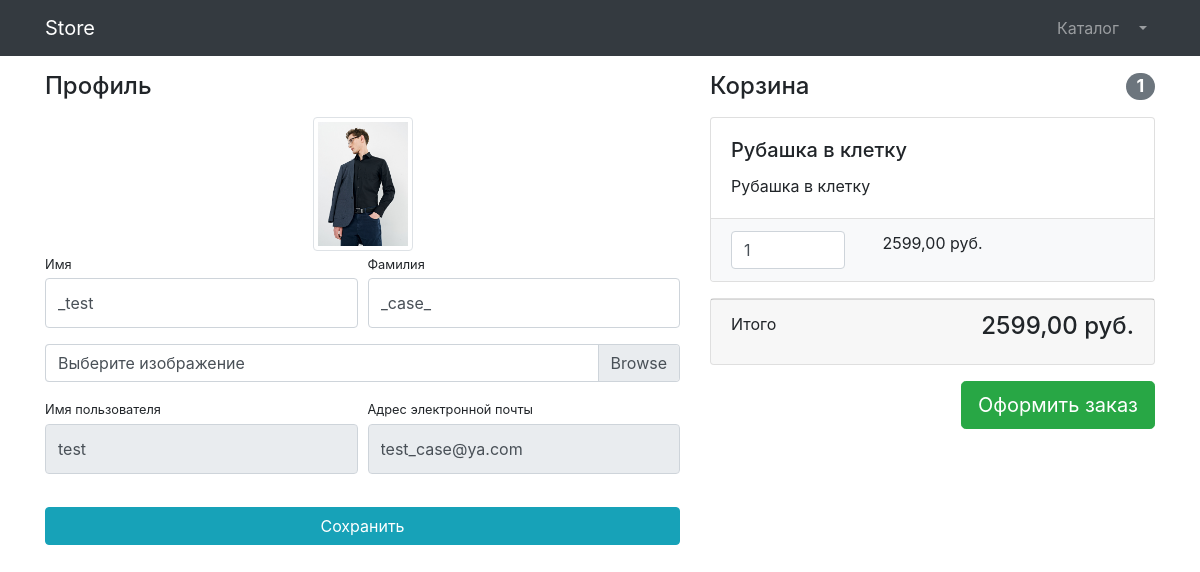
The app's page /users/profile/25/ (signed in) with its own data.
### users/models.py (models this page shows)
class User(AbstractUser):
    images = models.ImageField(upload_to='users', verbose_name='Фотография пользователя')
    is_verified_email = models.BooleanField(default=False)  # Подтверждение почты
    class Meta:
        verbose_name = 'Пользователь'
        verbose_name_plural = 'Пользователи'

### products/models.py (models this page shows, shortened)
class Basket(models.Model):
    user = models.ForeignKey(User, on_delete=models.CASCADE)
    product = models.ForeignKey(Product, on_delete=models.CASCADE)
    quantity = models.PositiveSmallIntegerField(default=0)
    create_at = models.DateTimeField(auto_now_add=True)
    objects = BasketQuerySet.as_manager()
    def product_sum(self):
        return self.quantity * self.product.price

class Product(models.Model):
    name = models.CharField(verbose_name='Название', max_length=255, unique=True)
    description = models.TextField(verbose_name='Описание')
    price = models.DecimalField(verbose_name='Цена', max_digits=15, decimal_places=2)
    quantity = models.PositiveIntegerField(verbose_name='Количество', default=0)
    image = models.ImageField(verbose_name='Изображение', upload_to='product')
    category = models.ForeignKey(ProductCategory, on_delete=models.PROTECT, verbose_name='Категория')
    class Meta:
        verbose_name = 'Товар'
        verbose_name_plural = 'Товары'

### users/views.py (the view, shortened to what this page needs)
# urls.py: path('profile/<int:pk>/', login_required(ProfileUpdateView.as_view()), name='profile'),
class ProfileUpdateView(generic.UpdateView):
    model = User
    form_class = UserProfileForm
    template_name = 'users/profile.html'

### users/forms.py
class UserProfileForm(UserChangeForm):
    class Meta:
        model = User
        fields = ['first_name', 'last_name', 'images', 'username', 'email']
    first_name = forms.CharField(widget=forms.TextInput(
        attrs={'class': 'form-control py-4'}
    ))
    last_name = forms.CharField(widget=forms.TextInput(
        attrs={'class': 'form-control py-4'}
    ))
    images = forms.ImageField(widget=forms.FileInput(attrs={'class': 'custom-file-label'}))
    username = forms.CharField(widget=forms.TextInput(
        attrs={'class': 'form-control py-4', 'readonly': True}
    ))
    email = forms.CharField(widget=forms.EmailInput(
        attrs={'class': 'form-control py-4', 'readonly': True}
    ))

### products/context_processors.py (called while the page is built)
def baskets(request):
    user = request.user
    if user.is_authenticated:
        return {'baskets': Basket.objects.filter(user=user)}
    return {'baskets': []}

### products/models.py (called while the page is built)
    def total_sum(self):
        return sum(basket.product_sum() for basket in self)

    def total_quantity(self):
        return sum(basket.quantity for basket in self)

### users/templates/users/profile.html (shortened to what this page needs)
{% extends 'products/base.html' %}
{% load static %}
{% block css %}
    <link href="{% static 'vendor/css/profile.css' %}" rel="stylesheet">
{% endblock %}
{% block content %}
    <div class="container">
        <div class="row">
            <div class="col-lg-7">
                <h4 class="mt-3 mb-3">Профиль</h4>
                <div class="col-lg-12 text-center">
                    <img width="100" height="100"
                         src="{% if user.images %}{{ user.images.url }}{% else %}{% static 'vendor/img/users/default_avatar.jpg' %}{% endif %}"
                         class="img-thumbnail">
                </div>
                <form action="{% url 'users:profile' user.pk %}" method="post" enctype="multipart/form-data">
                    <div class="form-row">
                        <div class="col-lg-6">
                            <div class="form-group">
                                <label class="small mb-1" for="{{ form.first_name.id_for_label }}">Имя</label>
                                {{ form.first_name }}
                            </div>
                        </div>
                        <div class="col-lg-6">
                            <div class="form-group">
                                <label class="small mb-1" for="{{ form.last_name.id_for_label }}">Фамилия</label>
                                {{ form.last_name }}
                            </div>
                        </div>
                    </div>
                    <div class="form-row mb-2">
                        <div class="col-lg-12">
                            <div class="custom-file">
                                <label class="custom-file-label" for="{{ form.images.id_for_label }}">Выберите изображение</label>
                            </div>
                        </div>
                    </div>
                    <div class="form-row">
                        <div class="col-lg-6">
                            <label class="small mb-1" for="{{ form.username.id_for_label }}">Имя пользователя</label>
                            {{ form.username }}
                        </div>
                        <div class="col-lg-6">
                            <label class="small mb-1" for="{{ form.email.id_for_label }}">Адрес электронной
                                почты</label>
                            {{ form.email }}
                        </div>
                    </div>
                    <div class="form-row">
                        <div class="col-lg-12" style="margin-top: 33px;">
                            <input class="btn btn-info btn-block" type="submit" value="Сохранить">
                        </div>
                    </div>
                </form>
            </div>
            {% include 'products/baskets.html' %}
        </div>
    </div>
{% endblock %}

### products/templates/products/baskets.html (shortened to what this page needs)
{% if baskets %}
    <div class="col-lg-5">
        <h4 class="mt-3 mb-3 d-flex justify-content-between align-items-center mb-3">
            Корзина <span class="badge badge-secondary badge-pill">{{ baskets.total_quantity }}</span>
        </h4>
        {% for basket in baskets %}
            <div class="card mb-3">
                <div class="card-body">
                    <h5 class="card-title">{{ basket.product.name }}</h5>
                    <p class="card-text">{{ basket.product.description }}</p>
                </div>
                <ul class="list-group list-group-flush">
                    <li class="list-group-item bg-light">
                        <div class="row text-center">
                            <div class="col-lg-4">
                                <input name="basketID" type="number" class="form-control"
                                       value="{{ basket.quantity }}" min="0">
                            </div>
                            <div class="col-lg-4">{{ basket.product_sum }} руб.</div>
                            <div class="col-lg-4">
                            </div>
                        </div>
                    </li>
                </ul>
            </div>
        {% endfor %}
        <div class="card mb-3">
            <div class="card-footer">
                <p class="float-left">Итого</p>
                <h4 class="float-right">{{ baskets.total_sum }} руб.</h4>
            </div>
        </div>
        <a class="btn btn-success btn-lg float-right" href="../orders/order-create.html">
            Оформить заказ
        </a>
    </div>
{% else %}
    <h4 class="mt-3 mb-3 text-center">
        Корзина пуста
    </h4>
{% endif %}

### records on screen
User: images (picture), first_name "_test", last_name "_case_", username "test", email "test_case@ya.com"
Basket: total_quantity "1", product.name "Рубашка в клетку", product.description "Рубашка в клетку", basketID "1", product_sum "2599,00", total_sum "2599,00"
